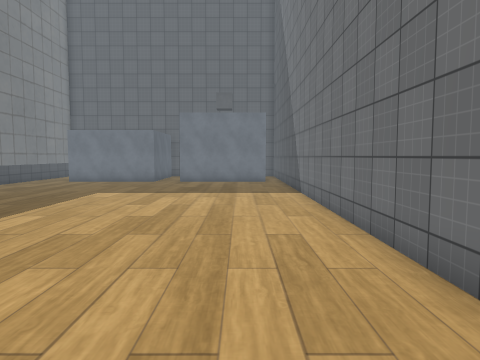
view 1 (above)

16 first-person views from a walk through a scene from a Unity 3-D project. The camera is 1.5 m above the floor, tilts 4° down and sees 70° across. The floor is counted in squares, 1 m on a side. Each view is taken from the middle of a square. On the plan, view 1 faces up. The plan holds only what a view shows up to about 16 squares ahead; the rest is blank. The player is left out. Some surface patterns are stand-ins.

view 2
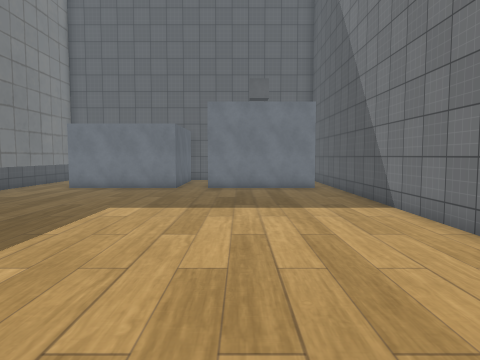

view 3
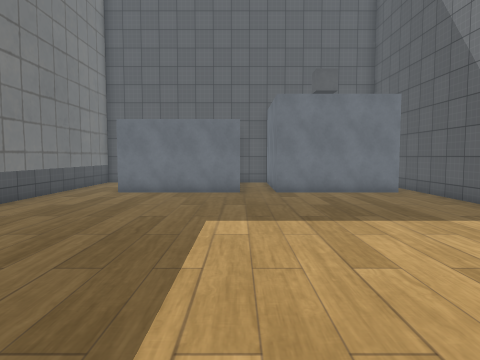

view 4
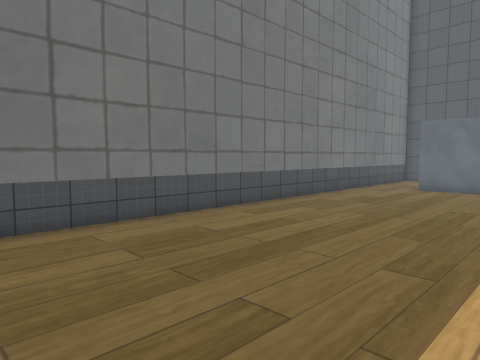

view 5
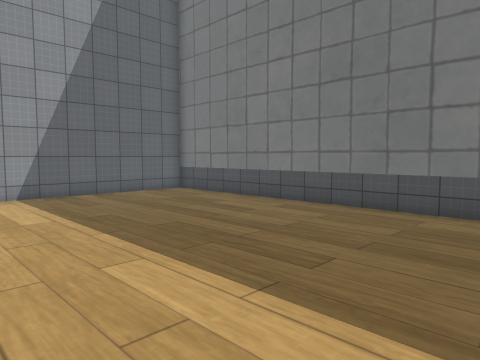

view 6
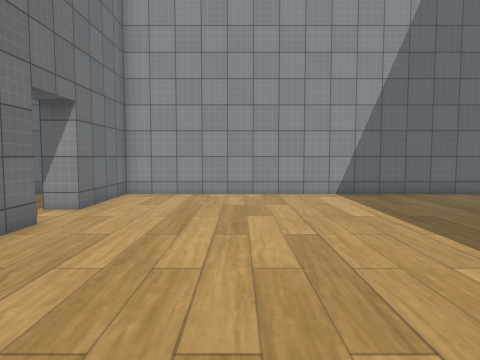

view 7
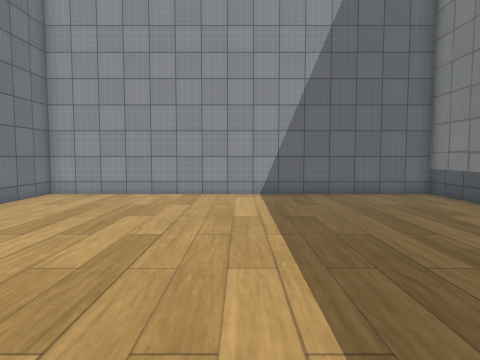

view 8
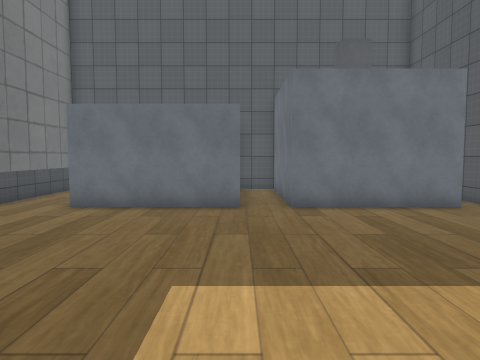

view 9
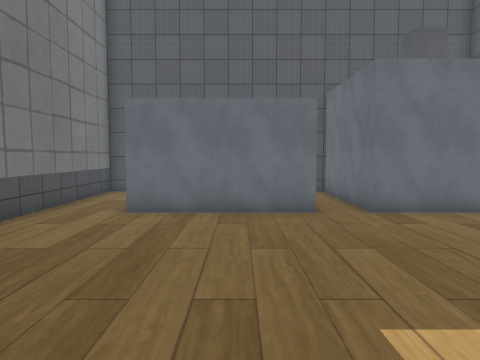

view 10
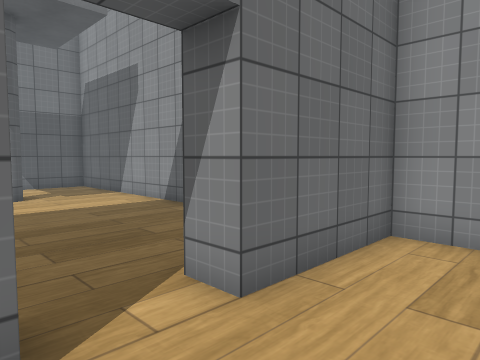

view 11
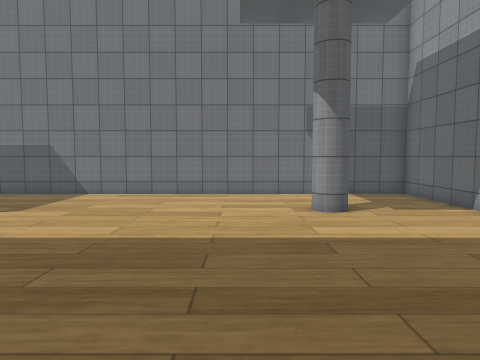

view 12
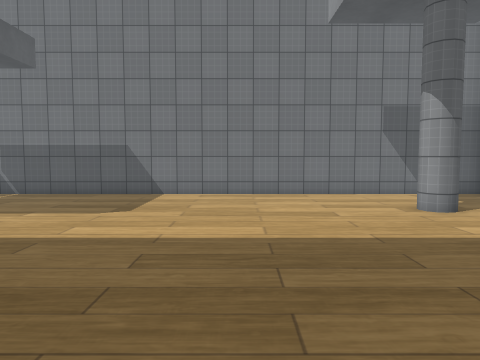

view 13
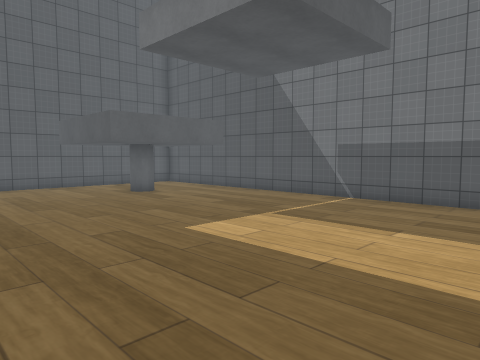

view 14
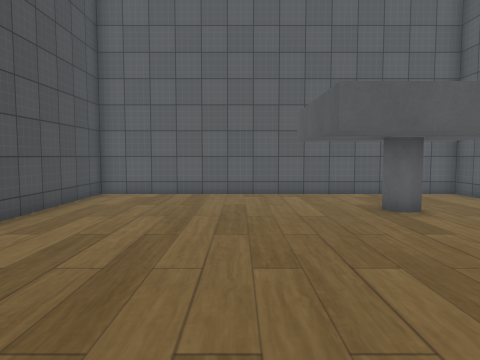

view 15
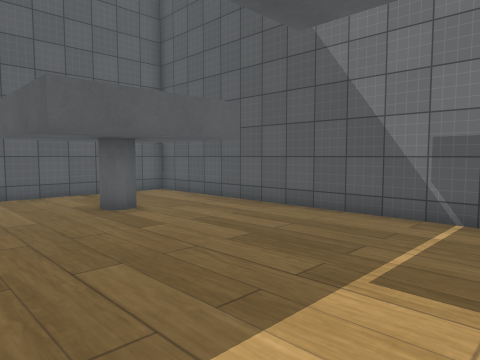

view 16
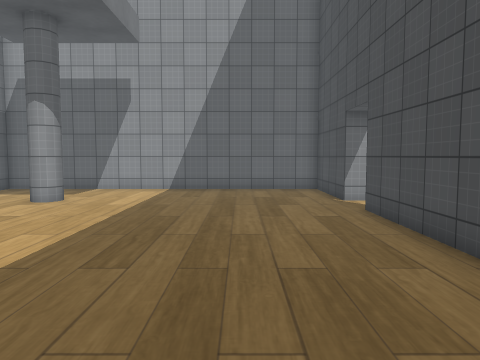

### Floor plan
Points are (right, up) in squares from view 1. A wall is a line through its corners. A room is listed if a view was taken in it or the views show most of it. See-through windows are left out.
Room 1 (views 1, 2, 3, 4, 5, 6, 7, 8, 9, 10)
walls: (2.5, 1.4) (2.5, 22); (-4.9, 20) (-10, 20); (1.6, 20) (-3.5, 20) (-3.5, 25); (2.5, -4.6) (2.5, -0.5) (3.5, -0.5); (-3.4, 25.5) (-5, 25.5); (-11.8, 25.5) (-12.5, 25.5) (-12.5, -4.5) (3, -4.5)
ways out: opening at (3, 0.5) to room 2
Room 2 (views 11, 12, 13, 14, 15, 16)
walls: (3.5, 6.1) (3.5, 1.5); (13.4, 0) (13.9, -0.1); (3.5, -0.5) (3.5, -4.5); (3, -4.5) (17.5, -4.5) (17.5, 25.5) (3.5, 25.5) (3.5, 19.7)
ways out: opening at (3, 0.5) to room 1

Positions as (right, up) in squares from view 1, and headings:
1: (0, 0), facing up
2: (-2, 4), facing up
3: (-5, 6), facing up
4: (-5, 4), facing up-left
5: (-3, 9), facing down-left
6: (-2, 9), facing down
7: (-5, 9), facing down
8: (-5, 10), facing up
9: (-7, 11), facing up
10: (0, 2), facing down-right
11: (4, 2), facing right
12: (4, 5), facing right
13: (6, 8), facing up-right
14: (9, 12), facing up
15: (9, 12), facing up-right
16: (7, 11), facing down
